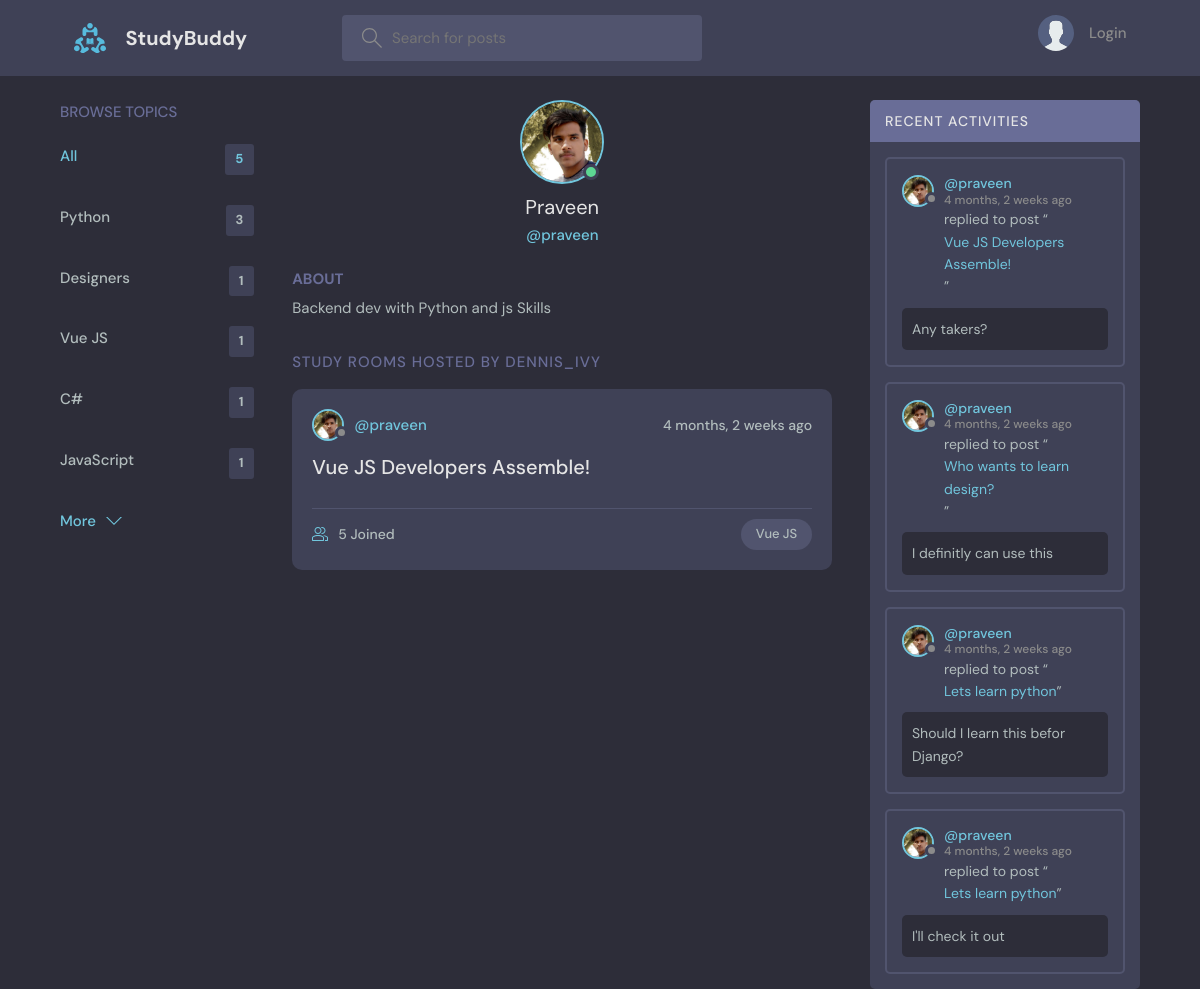
The app's page /profile/2/ with its own data.
### base/models.py (models this page shows, shortened)
class Topic(models.Model):
    name = models.CharField(max_length=200)

class User(AbstractUser):
    name = models.CharField(max_length=200, null=True)
    email = models.EmailField(unique=True, null=True)
    bio = models.TextField(null=True)
    avatar = models.ImageField(null=True, default="avatar.svg")
    USERNAME_FIELD = 'email'
    REQUIRED_FIELDS = []

class Room(models.Model):
    host = models.ForeignKey(User, on_delete=models.SET_NULL, null=True)
    topic = models.ForeignKey(Topic, on_delete=models.SET_NULL, null=True)
    name = models.CharField(max_length=200)
    description = models.TextField(null=True, blank=True)
    participants = models.ManyToManyField(
        User, related_name='participants', blank=True)
    updated = models.DateTimeField(auto_now=True)
    created = models.DateTimeField(auto_now_add=True)
    class Meta:
        ordering = ['-updated', '-created']
    def __str__(self):
        return self.name

class Message(models.Model):
    user = models.ForeignKey(User, on_delete=models.CASCADE)
    room = models.ForeignKey(Room, on_delete=models.CASCADE)
    body = models.TextField()
    updated = models.DateTimeField(auto_now=True)
    created = models.DateTimeField(auto_now_add=True)
    class Meta:
        ordering = ['-updated', '-created']

### base/views.py (the view)
# urls.py: path('profile/<str:pk>/', views.userProfile, name="user-profile"),
def userProfile(request, pk):
    user = User.objects.get(id=pk)
    rooms = user.room_set.all()
    room_messages = user.message_set.all()
    topics = Topic.objects.all()
    context = {'user': user, 'rooms': rooms,
               'room_messages': room_messages, 'topics': topics}
    return render(request, 'base/profile.html', context)

### base/templates/base/profile.html (shortened to what this page needs)
{% extends 'main.html' %}
{% block content %}
<main class="profile-page layout layout--3">
  <div class="container">
    {% include 'base/topics_component.html' %}
    <div class="roomList">
      <div class="profile">
        <div class="profile__avatar">
          <div class="avatar avatar--large active">
            <img src="{{user.avatar.url}}" />
          </div>
        </div>
        <div class="profile__info">
          <h3>{{user.name}}</h3>
          <p>@{{user.username}}</p>
        </div>
        <div class="profile__about">
          <h3>About</h3>
          <p>
            {{user.bio}}
          </p>
        </div>
      </div>
      <div class="roomList__header">
        <div>
          <h2>Study Rooms Hosted by dennis_ivy</a>
          </h2>
        </div>
      </div>
      {% include 'base/feed_component.html' %}
    </div>
    {% include 'base/activity_component.html' %}
  </div>
</main>
{% endblock content %}

### base/templates/base/topics_component.html
<div class="topics">
    <div class="topics__header">
        <h2>Browse Topics</h2>
    </div>
    <ul class="topics__list">
        <li>
            <a href="{% url 'home' %}" class="active">All <span>{{topics.count}}</span></a>
        </li>
        {% for topic in topics %}
        <li>
            <a href="{% url 'home' %}?q={{topic.name}}">{{topic.name}}<span>{{topic.room_set.all.count}}</span></a>
        </li>
        {% endfor %}
    </ul>
    <a class="btn btn--link" href="{% url 'topics' %}">
        More
        <svg version="1.1" xmlns="http://www.w3.org/2000/svg" width="32" height="32" viewBox="0 0 32 32">
            <title>chevron-down</title>
            <path d="M16 21l-13-13h-3l16 16 16-16h-3l-13 13z"></path>
        </svg>
    </a>
</div>

### base/templates/base/feed_component.html (shortened to what this page needs)
{% for room in rooms %}
<div class="roomListRoom">
    <div class="roomListRoom__header">
        <a href="{% url 'user-profile' room.host.id %}" class="roomListRoom__author">
            <div class="avatar avatar--small">
                <img src="{{room.host.avatar.url}}" />
            </div>
            <span>@{{room.host.username}}</span>
        </a>
        <div class="roomListRoom__actions">
            <span>{{room.created|timesince}} ago</span>
        </div>
    </div>
    <div class="roomListRoom__content">
        <a href="{% url 'room' room.id %}">{{room.name}}</a>
    </div>
    <div class="roomListRoom__meta">
        <a href="{% url 'room' room.id %}" class="roomListRoom__joined">
            {{room.participants.all.count}} Joined
        </a>
        <p class="roomListRoom__topic">{{room.topic.name}}</p>
    </div>
</div>
{% endfor %}

### base/templates/base/activity_component.html (shortened to what this page needs)
<div class="activities">
    <div class="activities__header">
        <h2>Recent Activities</h2>
    </div>
    {% for message in room_messages %}
    <div class="activities__box">
        <div class="activities__boxHeader roomListRoom__header">
            <a href="{% url 'user-profile' message.user.id %}" class="roomListRoom__author">
                <div class="avatar avatar--small">
                    <img src="{{message.user.avatar.url}}" />
                </div>
                <p>
                    @{{message.user.username}}
                    <span>{{message.created|timesince}} ago</span>
                </p>
            </a>
        </div>
        <div class="activities__boxContent">
            <p>replied to post “<a href="{% url 'room' message.room.id %}">{{message.room}}</a>”</p>
            <div class="activities__boxRoomContent">{{message.body}}</div>
        </div>
    </div>
    {% endfor %}
</div>

### records on screen
Topic: name "Python", room_set.all.count "3"
Topic: name "Designers", room_set.all.count "1"
Topic: name "Vue JS", room_set.all.count "1"
Topic: name "C#", room_set.all.count "1"
Topic: name "JavaScript", room_set.all.count "1"
User: avatar (picture), name "Praveen", username "praveen", bio "Backend dev with Python and js Skills"
Room: host.avatar (picture), host.username "praveen", created "4 months, 2 weeks", name "Vue JS Developers Assemble!", participants.all.count "5", topic.name "Vue JS"
Message: user.avatar (picture), user.username "praveen", created "4 months, 2 weeks", room "Vue JS Developers Assemble!", body "Any takers?"
Message: user.avatar (picture), user.username "praveen", created "4 months, 2 weeks", room "Who wants to learn design?", body "I definitly can use this"
Message: user.avatar (picture), user.username "praveen", created "4 months, 2 weeks", room "Lets learn python", body "Should I learn this befor Django?"
Message: user.avatar (picture), user.username "praveen", created "4 months, 2 weeks", room "Lets learn python", body "I'll check it out"

### other values on screen
{{ topics.count }} "5"
